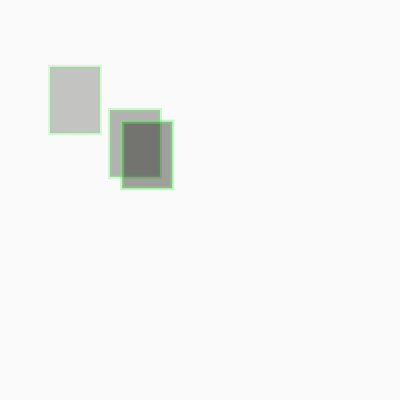
Frame 1 (no input)
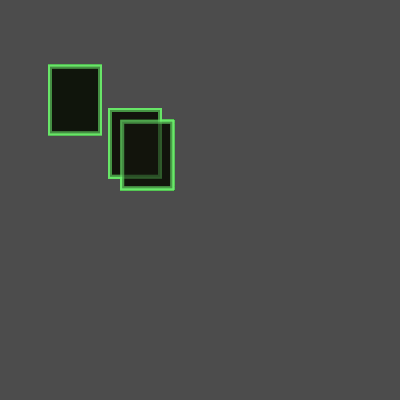
Frame 60 (no input)
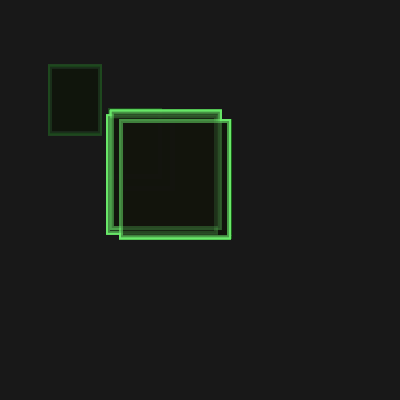
Frame 120 (the mouse pressed at the canvas centre since frame 60)

The p5.js sketch that drew these frames (run headless with seeded random() and noise() and a simulated clock; from frame 60 on, the mouse is pressed at the canvas centre):

// p5.js sketch
// ── sketch.js
function setup() {
  createCanvas(400, 400);
}

function draw() {
  //background(20, 22, 13);
  background(0,5);

  let addten = 100;
  let mausx = mouseX / 100 + addten;
  let mausy = mouseY / 100 + addten;

let mapx = map(mouseX,0,width,width / 8, width / 4 * 1.66);
let mapy = map(mouseY,0,height,height / 6, height / 4 * 1.66);

strokeWeight(4);
stroke(110,240,110, 60);
fill(20,22,13,60);
rect(mapx,mapy,mapx,mapy);

addten = addten + 10;
mausx = mouseX / mapx + addten;
mausy = mouseY / mapy + addten;

stroke(110,240,110, 80);
fill(20,22,13, 80);
rect(mausx,mausy,mapx,mapy);

addten = addten + 10;
mausx = mausx / mapx + addten;
mausy = mausy / mapy + addten;

stroke(110,240,110, 100);
fill(20,22,13, 100);
rect(mausx,mausy,mapx,mapy);

}
